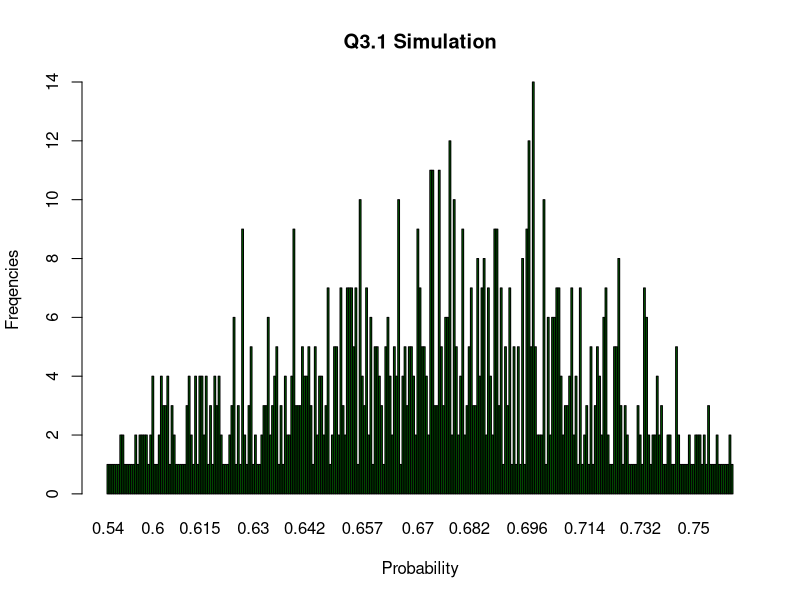
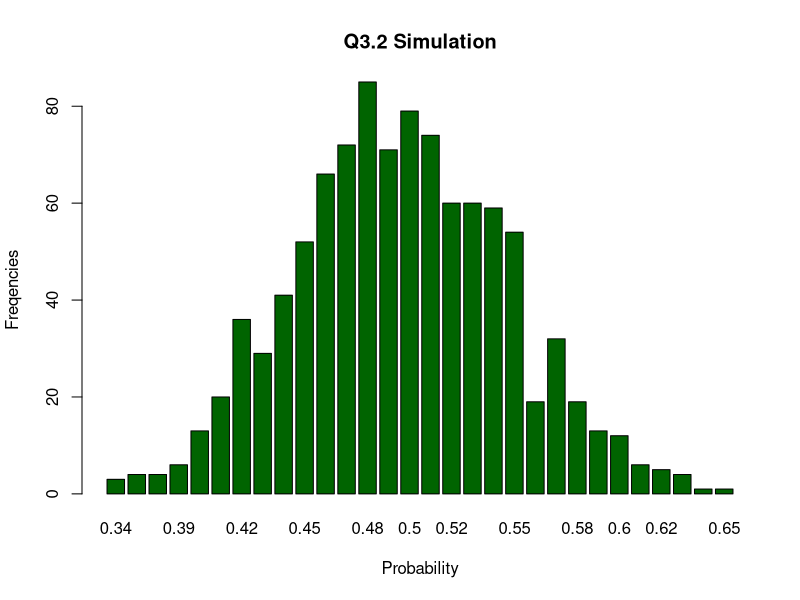
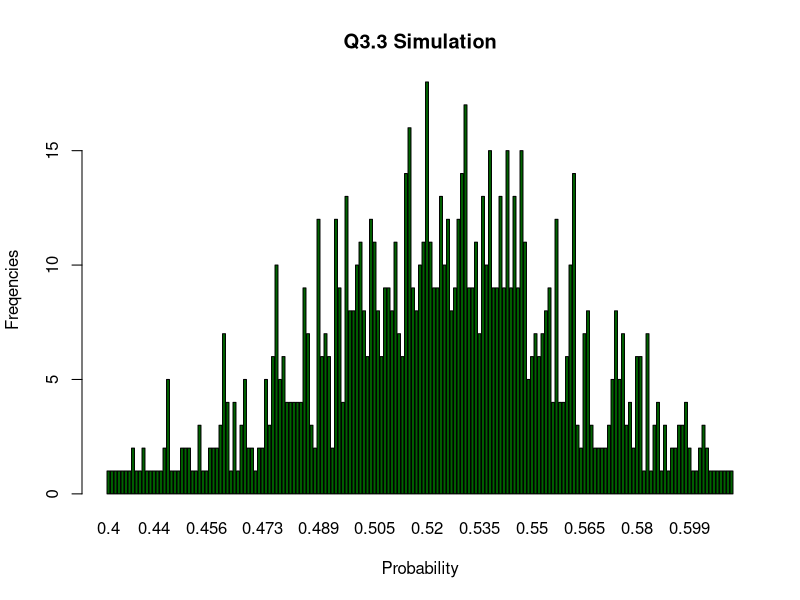

Generate these figures, in order, with R:
#===============Problem 3.4=====================================
#Problem 3.1 Validation 
simulation_size <- 1000
iteration <- 0
prob_vec <- c()
while (iteration < simulation_size){
  tree_size <- 100
  #1 is dead tree is detected by device A
  A <- sample(x=c(1,0), tree_size, 0.8) 
  
  #1 is dead tree is detected by device B
  B <- sample(x=c(1,0), tree_size, 0.9) 
  index <- 1 #in R, vector index is 1 based
  freq <- 0
  while (index <= tree_size){
    if (B[index] == 1 && A[index] == 1){
      freq <- freq + 1
    }
    else if (B[index] != 1 && A[index] == 1){
      freq <- freq + 0.8
    }
    else if (A[index] != 1 && B[index] == 1){
      freq <- freq + 0.9
    }
    index <- index + 1
  }
  prob <- freq / tree_size
  prob_vec <- c(prob_vec, prob)
  iteration <- iteration + 1
}
prob_table <- as.data.frame(table(prob_vec))
barplot(prob_table$Freq, col = "darkgreen", names.arg = prob_table$prob_vec, xlab = "Probability", ylab = "Freqencies", main = "Q3.1 Simulation")


#Problem 3.2 Validation 
iteration <- 0
prob_one_device <- c()
while (iteration < simulation_size){
  tree_size <- 100
  #1 is dead tree is detected by device A
  A <- sample(x=c(1,0), tree_size, 0.8) 
  
  #1 is dead tree is detected by device B
  B <- sample(x=c(1,0), tree_size, 0.9) 
  index <- 1 #in R, vector index is 1 based
  freq <- 0
  while (index <= tree_size){
    if ((B[index] == 1 || A[index] == 1) && !(B[index] == 1 && A[index] == 1)){
      freq <- freq + 1
    }
    index <- index + 1
  }
  prob <- freq / tree_size
  prob_one_device <- c(prob_one_device, prob)
  iteration <- iteration + 1
}
one_device_table <- as.data.frame(table(prob_one_device))
barplot(one_device_table$Freq, col = "darkgreen", names.arg = one_device_table$prob_one_device, xlab = "Probability", ylab = "Freqencies", main = "Q3.2 Simulation")


#Problem 3.3 Validation 
iteration <- 0
prob_locvec <- c()
while (iteration < simulation_size) {
  #1 is dead tree location is pinpointed by device A
  A_locate <- sample(x=c(1,0), tree_size, 0.7) 
  
  #1 is dead tree is pinpointed by device B
  B_locate <- sample(x=c(1,0), tree_size, 0.4) 
  index <- 1 #in R, vector index is 1 based
  freq <- 0
  while (index <= tree_size){
    if (B_locate[index] == 1 && A_locate[index] == 1){
      freq <- freq + 1
    }
    else if (A_locate[index] == 1 && B_locate[index] != 1){
      freq <- freq + 0.7
    }
    else if (B_locate[index] == 1 && A_locate[index] != 1){
      freq <- freq + 0.4
    }
    index <- index + 1
  }
  prob <- freq / tree_size
  prob_locvec <- c(prob_locvec, prob)
  iteration <- iteration + 1
}
location_table <- as.data.frame(table(prob_locvec))
barplot(location_table$Freq, col = "darkgreen", names.arg = location_table$prob_locvec, xlab = "Probability", ylab = "Freqencies", main = "Q3.3 Simulation")
